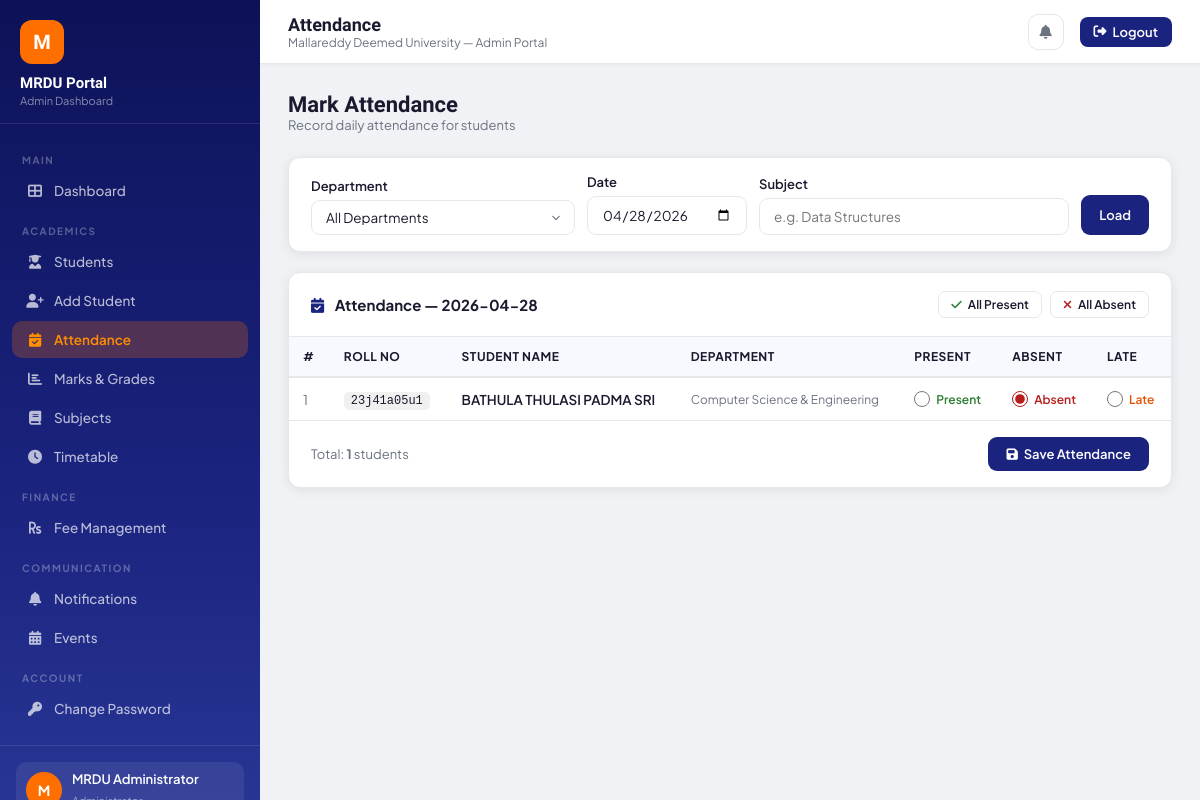
Page /admin/attendance (signed in) on the committed database.
### models.py (models this page shows, shortened)
class User(UserMixin, db.Model):
    __tablename__ = 'users'
    id = db.Column(db.Integer, primary_key=True)
    username = db.Column(db.String(50), unique=True, nullable=False)
    email = db.Column(db.String(120), unique=True, nullable=False)
    password_hash = db.Column(db.String(256), nullable=False)
    role = db.Column(db.String(20), nullable=False, default='student')
    full_name = db.Column(db.String(100), nullable=False)
    is_active = db.Column(db.Boolean, default=True)
    created_at = db.Column(db.DateTime, default=datetime.utcnow)
    student_profile = db.relationship('Student', backref='user', uselist=False)
    admin_profile = db.relationship('Admin', backref='user', uselist=False)

class Student(db.Model):
    __tablename__ = 'students'
    id = db.Column(db.Integer, primary_key=True)
    user_id = db.Column(db.Integer, db.ForeignKey('users.id'), nullable=False)
    roll_number = db.Column(db.String(20), unique=True, nullable=False)
    admission_number = db.Column(db.String(20), unique=True)
    date_of_birth = db.Column(db.Date)
    gender = db.Column(db.String(10))
    phone = db.Column(db.String(15))
    address = db.Column(db.Text)
    city = db.Column(db.String(50))
    state = db.Column(db.String(50))
    pincode = db.Column(db.String(10))
    blood_group = db.Column(db.String(5))
    department = db.Column(db.String(100))
    course = db.Column(db.String(100))
    year = db.Column(db.Integer)
    semester = db.Column(db.Integer)
    section = db.Column(db.String(5))
    admission_date = db.Column(db.Date, default=datetime.utcnow)
    photo_url = db.Column(db.String(200))
    parent_name = db.Column(db.String(100))
    parent_phone = db.Column(db.String(15))
    parent_email = db.Column(db.String(120))
    parent_relation = db.Column(db.String(30))
    attendances = db.relationship('Attendance', backref='student', lazy=True)
    marks = db.relationship('Mark', backref='student', lazy=True)
    fees = db.relationship('Fee', backref='student', lazy=True)

### routes/admin.py (the view, shortened to what this page needs)
@admin.route('/attendance', methods=['GET', 'POST'])
@login_required
@admin_required
def attendance():
    dept = request.args.get('dept', '')
    att_date = request.args.get('date', date.today().isoformat())
    selected_subject = request.args.get('subject', '')
    students_list = Student.query
    if dept:
        students_list = students_list.filter_by(department=dept)
    students_list = students_list.all()
    departments = db.session.query(Student.department).distinct().all()
    attendance_map = {}
    att_date_obj = datetime.strptime(att_date, '%Y-%m-%d').date()
    for s in students_list:
        rec = Attendance.query.filter_by(student_id=s.id, date=att_date_obj, subject=selected_subject).first()
        attendance_map[s.id] = rec.status if rec else 'absent'
    return render_template('admin/attendance.html', students=students_list,
                           departments=[d[0] for d in departments if d[0]],
                           att_date=att_date, attendance_map=attendance_map,
                           selected_dept=dept, selected_subject=selected_subject)

### models.py (called while the page is built)
@login_manager.user_loader
def load_user(user_id):
    return User.query.get(int(user_id))

### routes/admin.py (called while the page is built)
def admin_required(f):
    @wraps(f)
    def decorated(*args, **kwargs):
        if not current_user.is_authenticated or current_user.role != 'admin':
            flash('Access denied. Admin privileges required.', 'danger')
            return redirect(url_for('auth.login'))
        return f(*args, **kwargs)
    return decorated

### templates/admin/attendance.html (shortened to what this page needs)
{% extends "admin/base_admin.html" %}
{% block page_title %}Attendance{% endblock %}
{% block content %}
<div class="page-header">
  <div><h2>Mark Attendance</h2><p>Record daily attendance for students</p></div>
</div>
<div class="card mb-3">
  <div class="card-body" style="padding:16px 22px">
    <form method="GET" style="display:flex;gap:12px;flex-wrap:wrap;align-items:flex-end">
      <div class="form-group" style="margin:0;min-width:160px">
        <label class="form-label">Department</label>
        <select name="dept" class="form-control form-select">
          <option value="">All Departments</option>
        </select>
      </div>
      <div class="form-group" style="margin:0;min-width:160px">
        <label class="form-label">Date</label>
        <input type="date" name="date" class="form-control" value="{{ att_date }}">
      </div>
      <div class="form-group" style="margin:0;flex:1;min-width:160px">
        <label class="form-label">Subject</label>
        <input type="text" name="subject" class="form-control" placeholder="e.g. Data Structures" value="{{ selected_subject }}">
      </div>
      <button type="submit" class="btn btn-primary" style="height:40px">Load</button>
    </form>
  </div>
</div>
{% if students %}
<form method="POST">
  <div class="card">
    <div class="card-header">
      <h3><i class="fas fa-calendar-check" style="color:var(--primary);margin-right:8px"></i>
        Attendance — {{ att_date }}{% if selected_subject %} | {{ selected_subject }}{% endif %}
      </h3>
      <div style="display:flex;gap:8px">
        <button type="button" class="btn btn-outline btn-sm" onclick="markAll('present')"><i class="fas fa-check" style="color:var(--success)"></i> All Present</button>
        <button type="button" class="btn btn-outline btn-sm" onclick="markAll('absent')"><i class="fas fa-times" style="color:var(--danger)"></i> All Absent</button>
      </div>
    </div>
    <div class="table-wrap">
      <table>
        <thead>
          <tr>
            <th>#</th><th>Roll No</th><th>Student Name</th><th>Department</th>
            <th>Present</th><th>Absent</th><th>Late</th>
          </tr>
        </thead>
        <tbody>
          {% for s in students %}
          {% set current_status = attendance_map.get(s.id, 'absent') %}
          <tr>
            <td style="color:var(--text-muted)">{{ loop.index }}</td>
            <td><code style="background:#f0f0f0;padding:2px 7px;border-radius:5px;font-size:12px">{{ s.roll_number }}</code></td>
            <td style="font-weight:600">{{ s.user.full_name }}</td>
            <td style="font-size:12px;color:var(--text-muted)">{{ s.department }}</td>
            <td>
              <label style="display:flex;align-items:center;gap:6px;cursor:pointer">
                <input type="radio" name="att_{{ s.id }}" value="present" class="att-radio" data-sid="{{ s.id }}"
                  {{ 'checked' if current_status == 'present' }} style="accent-color:var(--success);width:16px;height:16px">
                <span style="font-size:12px;font-weight:600;color:var(--success)">Present</span>
              </label>
            </td>
            <td>
              <label style="display:flex;align-items:center;gap:6px;cursor:pointer">
                <input type="radio" name="att_{{ s.id }}" value="absent" class="att-radio" data-sid="{{ s.id }}"
                  {{ 'checked' if current_status == 'absent' }} style="accent-color:var(--danger);width:16px;height:16px">
                <span style="font-size:12px;font-weight:600;color:var(--danger)">Absent</span>
              </label>
            </td>
            <td>
              <label style="display:flex;align-items:center;gap:6px;cursor:pointer">
                <input type="radio" name="att_{{ s.id }}" value="late" class="att-radio" data-sid="{{ s.id }}"
                  {{ 'checked' if current_status == 'late' }} style="accent-color:#e65100;width:16px;height:16px">
                <span style="font-size:12px;font-weight:600;color:#e65100">Late</span>
              </label>
            </td>
          </tr>
          {% endfor %}
        </tbody>
      </table>
    </div>
    <div style="padding:16px 22px;display:flex;justify-content:space-between;align-items:center;border-top:1px solid var(--border)">
      <span style="font-size:13px;color:var(--text-muted)">Total: <strong>{{ students|length }}</strong> students</span>
      <button type="submit" class="btn btn-primary"><i class="fas fa-save"></i> Save Attendance</button>
    </div>
  </div>
</form>
{% endif %}
{% endblock %}

### templates/admin/base_admin.html
{% extends "base.html" %}
{% block body %}
<div class="sidebar">
  <div class="sidebar-brand">
    <div class="logo-circle">M</div>
    <h2>MRDU Portal</h2>
    <p>Admin Dashboard</p>
  </div>
  <nav>
    <div class="nav-section">Main</div>
    <a href="{{ url_for('admin.dashboard') }}" class="nav-item"><i class="fas fa-th-large"></i> Dashboard</a>
    <div class="nav-section">Academics</div>
    <a href="{{ url_for('admin.students') }}" class="nav-item"><i class="fas fa-user-graduate"></i> Students</a>
    <a href="{{ url_for('admin.add_student') }}" class="nav-item"><i class="fas fa-user-plus"></i> Add Student</a>
    <a href="{{ url_for('admin.attendance') }}" class="nav-item"><i class="fas fa-calendar-check"></i> Attendance</a>
    <a href="{{ url_for('admin.marks') }}" class="nav-item"><i class="fas fa-chart-bar"></i> Marks & Grades</a>
    <a href="{{ url_for('admin.subjects') }}" class="nav-item"><i class="fas fa-book"></i> Subjects</a>
    <a href="{{ url_for('admin.timetable') }}" class="nav-item"><i class="fas fa-clock"></i> Timetable</a>
    <div class="nav-section">Finance</div>
    <a href="{{ url_for('admin.fees') }}" class="nav-item"><i class="fas fa-rupee-sign"></i> Fee Management</a>
    <div class="nav-section">Communication</div>
    <a href="{{ url_for('admin.notifications') }}" class="nav-item"><i class="fas fa-bell"></i> Notifications</a>
    <a href="{{ url_for('admin.events') }}" class="nav-item"><i class="fas fa-calendar-alt"></i> Events</a>
    <div class="nav-section">Account</div>
    <a href="{{ url_for('auth.change_password') }}" class="nav-item"><i class="fas fa-key"></i> Change Password</a>
  </nav>
  <div class="sidebar-footer">
    <div class="user-card">
      <div class="user-avatar">{{ current_user.full_name[0] }}</div>
      <div class="user-info">
        <p>{{ current_user.full_name }}</p>
        <span>Administrator</span>
      </div>
    </div>
  </div>
</div>
<div class="main-wrap">
  <div class="topbar">
    <div class="topbar-left">
      <h1>{% block page_title %}Dashboard{% endblock %}</h1>
      <p>Mallareddy Deemed University — Admin Portal</p>
    </div>
    <div class="topbar-right">
      <a href="{{ url_for('admin.notifications') }}" class="topbar-btn" title="Notifications"><i class="fas fa-bell"></i></a>
      <a href="{{ url_for('auth.logout') }}" class="logout-btn"><i class="fas fa-sign-out-alt"></i> Logout</a>
    </div>
  </div>
  <div class="content">
    {% block content %}{% endblock %}
  </div>
</div>
{% endblock %}

### rows in the picture
User: full_name "M", full_name "MRDU Administrator"
Student: roll_number "23j41a05u1", user.full_name "BATHULA THULASI PADMA SRI", department "Computer Science & Engineering"

### other values in the picture
{{ att_date }} "2026-04-28"
{{ students|length }} "1"
